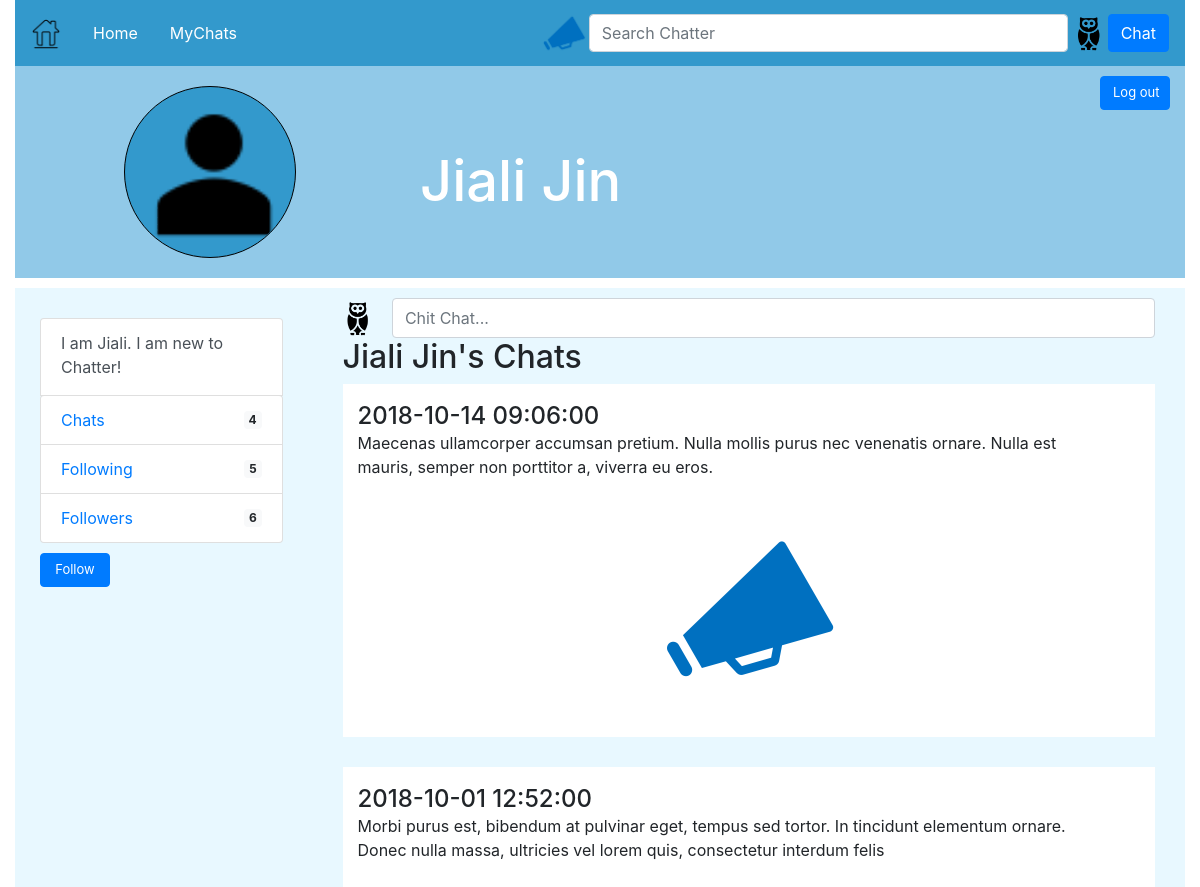
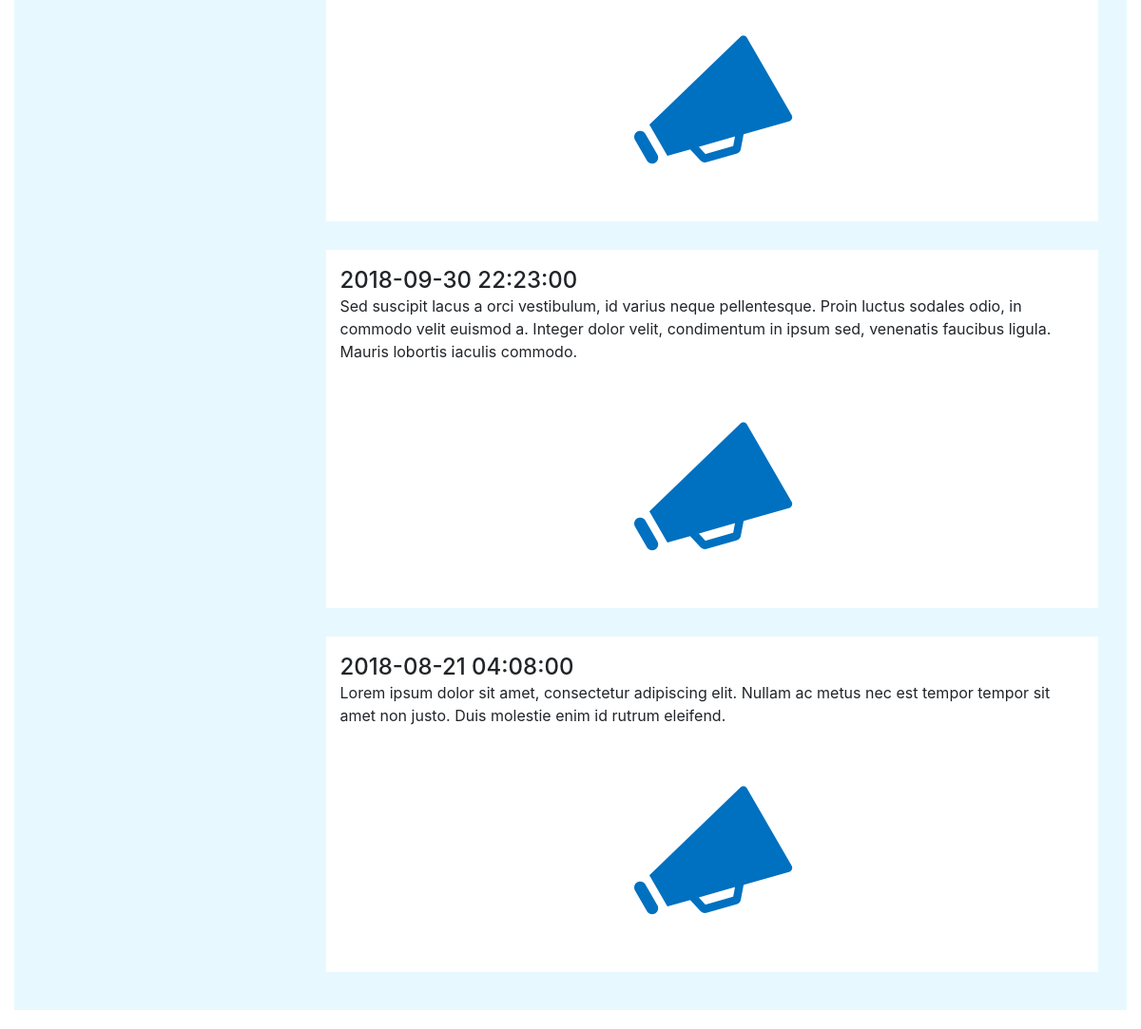
/chats.php?userId=1, run on the app's committed database (2 pictures, top to bottom).
### tables this page shows
CREATE TABLE `user` (
  `UserID` int(11) NOT NULL,
  `Name` varchar(100) NOT NULL,
  `Profile` text NOT NULL
);

CREATE TABLE `posts` (
  `PostID` int(11) NOT NULL,
  `UserID` int(11) NOT NULL,
  `Date` timestamp NOT NULL DEFAULT CURRENT_TIMESTAMP ON UPDATE CURRENT_TIMESTAMP,
  `Post` text NOT NULL
);

### chats.php (the view, shortened to what this page needs)
<!DOCTYPE html>
<html>
<?php
    include_once './includes/myFunctions2.php';
    $accountId=$_SESSION["userID"];
    $userId=$accountId;
    if (isset($_GET['userId'])) {
        $userId=$_GET['userId'];
    }
$followingList=getAllFollowingName($accountId);
    ?>
<head>
	<link rel="stylesheet" href="https://stackpath.bootstrapcdn.com/bootstrap/4.1.3/css/bootstrap.min.css">
</head>
<body class="container-fluid" onload="displayDateOnChatFunction()">
	<nav class="navbar navbar-expand-lg navbar-dark" style="background-color: #3399CC";>
		<a class="navbar-brand" href="./index.php">
		    <img src="./images/home.png" width="30" height="30" alt="HomeIcon">
		</a>
	  	<div class="collapse navbar-collapse" id="navbarNav" >
		    <ul class="nav nav-pills mr-auto">
		      <li class="nav-item"><a class="nav-link" href="./index.php" style="color: white;font-size: 1em;">Home</a></li>
                <?php
                    if ($userId==$_SESSION["userID"])
                    {
                        echo <<<nav
		      <li class="nav-item active"><a class="nav-link active" href="./chats.php?userId=$accountId" style="color: white;font-size: 1em;">MyChats<span class="sr-only">(current)</span></a></li>
nav;
                    }
                    else
                    {
                        echo <<<nav
		      <li class="nav-item active"><a class="nav-link" href="./chats.php?userId=$accountId" style="color: white;font-size: 1em;">MyChats<span class="sr-only">(current)</span></a></li>
nav;
                    }
                ?>
		    </ul>
            <form class="form-inline" action="./search.php" method="get">
                <img class="navbar-left" src="./images/chatterIcon.png"  width="50" height="50" alt="ChatterIcon">
                <input class="form-control" type="search" placeholder="Search Chatter" name="search" size="40">
                <img src="./images/owl.png" width="40" height="40" alt="owl">
            </form>
            <button class="btn btn-primary" data-toggle="modal" data-target="#chatButton" data-whatever="chat" type="submit">Chat</button>
	    </div>
	</nav>
    <header>
        <div class="container-fluid" style="background-color: #91C9E8;">
            <div class="row" >
                <div class="media col-sm-4" style="padding: 20px;">
                    <?php
                    if ($userId!=$accountId)
                    {
                        $head="./images/userHead.png";
                    }
                    else
                        $head="./images/owl.png";
                    ?>
                    <img src=<?php echo $head; ?> class="rounded-circle mx-auto d-block" width="172px height=175px alt="my picture" class="rounded-circle" style="border:1px solid black;background-color:#3399CC;">
                </div>
                <div class="media col-sm-5">
                        <h1 class="blockquote " style="color:white;font-size:3.5em;text-align:center; margin-top: 18%;">
                            <?php
                                printAccountName($userId);
                            ?>
                        </h1>
                </div>
                <div class="media col-sm-1" >
                </div>
                <form class="media col-sm-2 justify-content-end" method="post">
                    <button class="btn btn-primary"  type="submit" name="logout" value="logout" style="width: 70px;font-size: small;margin-top: 10px;">Log out</button>
                </form>
            </div>
        </div>
    </header>
			<div class="container-fluid" style="margin-bottom: 20px;">
				<div class="row mb-2">
					<div class="col-sm-3" style="margin-top: 10px;background-color: #E8F8FF;padding: 10px;">
						<div class="media">
							<div class="media-body">
								<div class="container" style="margin-top:20px;margin-bottom: 20px;">
									<div class="list-group-item list-group-item-action flex-column align-items-start">
								    	<p class="mb-1">
                                            <?php
                                                printDesc($userId);
                                            ?>
                                        </p>
								    </div>
                                    <?php
                                        $numChats=chatNum($userId);
                                        $flernum=followerNum($userId);
                                        $flnum=followingNum($userId);
                                        echo <<<count
                                            <div class="media">
                                                <div class="media-body">
                                                    <div class="container" style="padding-left: 0px;padding-right: 0px;">
                                                        <ul class="list-group">
                                                            <li class="list-group-item d-flex justify-content-between align-items-center">
                                                                <a href="./chats.php?userId=$userId">Chats</a>
                                                                <span class="badge badge-light">$numChats</span>
                                                            </li>
                                                            <li class="list-group-item d-flex justify-content-between align-items-center">
                                                                <a href="./follow.php?title=Following&userId=$userId" id="following" >Following</a>
                                                                <span class="badge badge-light">$flnum</span>
                                                            </li>
                                                            <li class="list-group-item d-flex justify-content-between align-items-center">
                                                                <a href="./follow.php?title=Followers&userId=$userId" id="follower">Followers</a>
                                                                <span class="badge badge-light">$flernum</span>
                                                            </li>
                                                        </ul>
                                                    </div>
                                                </div>
                                            </div>
count;
                                    ?>
                                    <form class="media" method="post">
                                        <div class="media-body ">
                                            <?php
                                                if ($userId==$accountId || containFollowing($followingList,$userId)==true)
                                                    echo <<<follow2
                                            <button class="btn btn-primary"  type="submit" name="follow" value="follow" style="width: 70px;font-size: small;margin-top: 10px;" disabled>Follow</button>
follow2;
                                                else
                                                    echo <<<follow
                                            <button class="btn btn-primary"  type="submit" name="follow" value="follow" style="width: 70px;font-size: small;margin-top: 10px;">Follow</button>
follow;
                                            ?>
                                        </div>
                                    </form>
								</div>
							</div>
						</div>
					</div>
					<div class="col-sm" style="background-color: #E8F8FF;margin-top:10px;padding-bottom: 10px;">
						<div class="container-fluid" style="margin-top:10px;margin-bottom: 0px; ">
                            <div class="media" >
                                <form class="form-inline" style="width: 100%;" method="post">
                                    <img class="align-self-start mr-3" src="./images/owl.png" alt="Owl" style="margin-right: 10px;height: 40px;display:inline-block">
                                    <div class="media-body">
                                        <input class="form-control" type="text" placeholder="Chit Chat..." style="height:40px;width: 100%;" name="newChat" value="" required size="200">
                                    </div>
                                </form>
                            </div>
							<div class="container-fluid" style="padding-right: 0px;padding-left: 5px;">
								<div class="list-group" style="background-color: #E8F8FF; ">
									<h2><?php
                                            if ($userId==$accountId)
                                                echo "My Chats";
                                            else
                                                echo printAccountName($userId)."'s Chats";
                                        ?>
                                    </h2>
								  	<div class="list-group">
                                        <?php
                                            $chats=loadChats($userId);
                                            foreach ($chats as $v) {
                                                echo <<<chat
                                                <div class="list-group" style="background-color: #E8F8FF;">
                                                  <div class="media" style="background-color: white;padding-left: 0px;padding-bottom: 28px;padding-right: 45px;padding-top: 18px;">
                                                    <div class="media-body" style="padding-left: 15px;">
                                                    <h3 class="card-title" style="display: inline-flex;margin-bottom: 0px;font-size: 1.5em; ">$v[2]</h3>
                                                    <p class="card-text" id="chat1">$v[3]</p>
                                                  </div>
                                                </div>
                                                <div style="background-color: white;margin-bottom: 30px;padding-bottom: 28px;">
                                                    <img class="rounded mx-auto d-block" alt="..." src="./images/chatterIcon.png" alt="Card image cap">
                                                </div>
chat;
                                            }
                                        ?>
									</div>
								</div>
							 </div>
						</div>
					</div>
				</div>
			</div>
</body>
</html>

### includes/myFunctions2.php (shortened to what this page needs)
<?php
function loadChats($userId)
{
    $chat= array();
    $login=login();
    $conn=new mysqli($login[0],$login[1],$login[2],$login[3]);
    $stmt = $conn->prepare("select UserID, Name, Date,Post from posts join user using (UserID) where UserID= ? order by date desc,Name asc");
    $stmt->bind_param("i", $userId);
    $stmt->execute();
    $stmt->store_result();
    $num_of_rows = $stmt->num_rows;
    if ($num_of_rows!=0)
    {
        $stmt->bind_result($UserID, $Name, $Date,$Post);
        $irow=0;
        $icol=0;
        while ($stmt->fetch()) {
            $chat[$irow][$icol]=$UserID;
            $chat[$irow][$icol+1]=$Name;
            $chat[$irow][$icol+2]=$Date;
            $chat[$irow][$icol+3]=$Post;
            $irow++;
        }
    }
    return $chat;
}
function printAccountName($userId){
    $login=login();
    $conn=new mysqli($login[0],$login[1],$login[2],$login[3]);
    $stmt = $conn->prepare("select name from User where UserID=? ");
    $stmt->bind_param("i", $userId);
    $stmt->execute();
    $stmt->store_result();
    $num_of_rows = $stmt->num_rows;
    if ($num_of_rows!=0)
    {
        $stmt->bind_result($Name);
        while ($stmt->fetch()) {
            echo $Name;
        }
    }
    else
        echo "No result";
}
function printDesc($userId)
{
    $login=login();
    $conn=new mysqli($login[0],$login[1],$login[2],$login[3]);
    $stmt = $conn->prepare("select profile from User where UserID=?");
    $stmt->bind_param("i", $userId);
    $stmt->execute();
    $stmt->store_result();
    $num_of_rows = $stmt->num_rows;
    if ($num_of_rows!=0)
    {
        $stmt->bind_result($profile);
        while ($stmt->fetch()) {
            echo $profile;
        }
    }
    else
        echo "No result";
}
function getAllFollowingName($userId)
{
    $nameList= array();
    $login=login();
    $conn=new mysqli($login[0],$login[1],$login[2],$login[3]);
    $stmt = $conn->prepare("select UserID,Name from (SELECT * FROM following where User = ? ) as t1 join user on t1.FollowingUser=user.UserID");
    $stmt->bind_param("i", $userId);
    $stmt->execute();
    $stmt->store_result();
    $num_of_rows = $stmt->num_rows;
    return $nameList;
}
function chatNum($userId)
{
    $numOfChats=0;
    $login=login();
    $conn=new mysqli($login[0],$login[1],$login[2],$login[3]);
    $stmt = $conn->prepare("SELECT count(UserID) as numOfChats FROM posts WHERE UserID=?");
    $stmt->bind_param("i", $userId);
    $stmt->execute();
    $stmt->store_result();
    $num_of_rows = $stmt->num_rows;
    if ($num_of_rows!=0)
    {
        $stmt->bind_result($numChats);
        while ($stmt->fetch()) {
            $numOfChats = $numChats;
        }
    }
    else
        echo "No result";
    return $numOfChats;
}
function followingNum($userId)
{
    $numFollowing=0;
    $login=login();
    $conn=new mysqli($login[0],$login[1],$login[2],$login[3]);
    $stmt = $conn->prepare("SELECT count(User) as numOfFollowing FROM following where User=?");
    $stmt->bind_param("i", $userId);
    $stmt->execute();
    $stmt->store_result();
    $num_of_rows = $stmt->num_rows;
    if ($num_of_rows!=0)
    {
        $stmt->bind_result($numF);
        while ($stmt->fetch()) {
            $numFollowing = $numF;
        }
    }
    else
        echo "No result";
    return $numFollowing;
}
function followerNum($userId)
{
    $numFollower=0;
    $login=login();
    $conn=new mysqli($login[0],$login[1],$login[2],$login[3]);
    $stmt = $conn->prepare("SELECT count(User) as numOfFollower FROM following WHERE FollowingUser=?");
    $stmt->bind_param("i", $userId);
    $stmt->execute();
    $stmt->store_result();
    $num_of_rows = $stmt->num_rows;
    if ($num_of_rows!=0)
    {
        $stmt->bind_result($numF);
        while ($stmt->fetch()) {
            $numFollower = $numF;
        }
    }
    else
        echo "No result";
    return $numFollower;
}
function containFollowing($array,$userId)
{
    $result=false;
    return $result;
}

### data on the page
user: Name "Jiali Jin", Profile "I am Jiali. I am new to Chatter!"
posts: Date "2018-10-14 09:06:00", Post "Maecenas ullamcorper accumsan pretium. Nulla mollis purus nec venenatis ornare. Nulla est mauris, semper non porttitor a, viverra eu eros."
posts: Date "2018-10-01 12:52:00", Post "Morbi purus est, bibendum at pulvinar eget, tempus sed tortor. In tincidunt elementum ornare. Donec nulla massa, ultricies vel lorem quis, consectetur interdum felis"
posts: Date "2018-09-30 22:23:00", Post "Sed suscipit lacus a orci vestibulum, id varius neque pellentesque. Proin luctus sodales odio, in commodo velit euismod a. Integer dolor velit, condimentum in ipsum sed, venenatis faucibus ligula. Mauris lobortis iaculis commodo."
posts: Date "2018-08-21 04:08:00", Post "Lorem ipsum dolor sit amet, consectetur adipiscing elit. Nullam ac metus nec est tempor tempor sit amet non justo. Duis molestie enim id rutrum eleifend."

### other printed values
$numChats "4"
$flnum "5"
$flernum "6"
